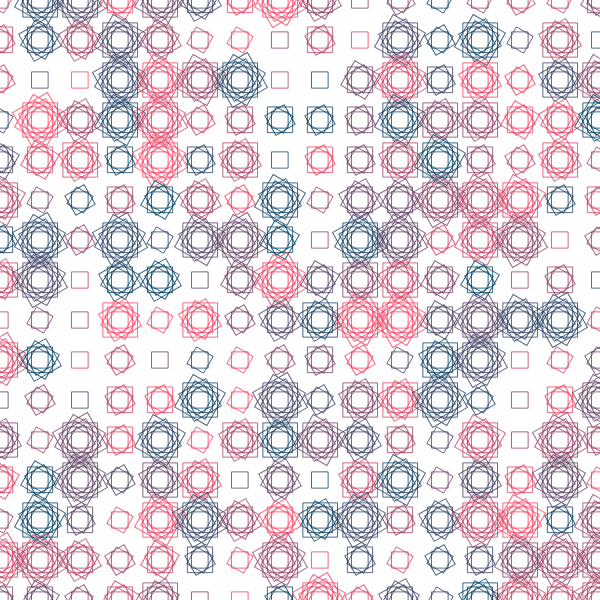
Frame 1 (no input)
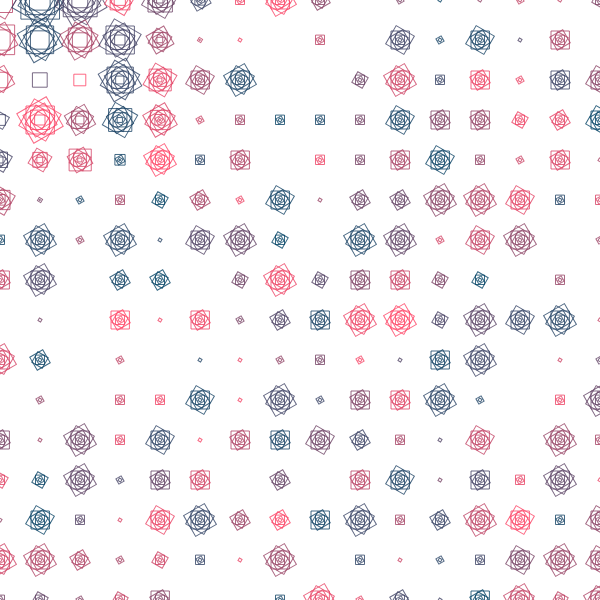
Frame 60 (no input)
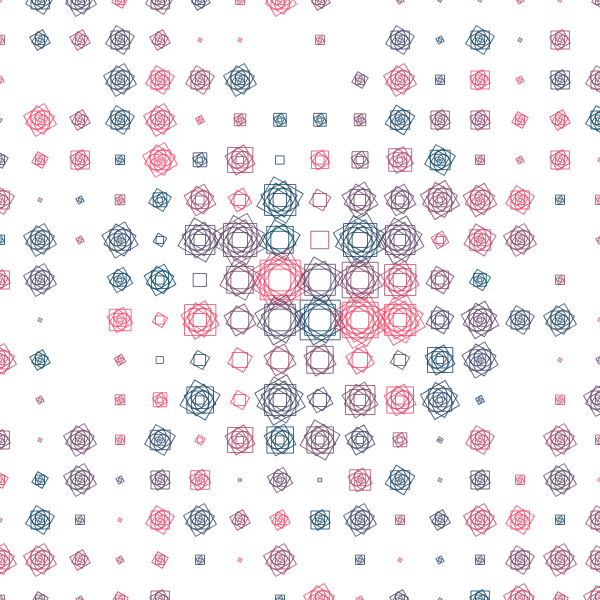
Frame 120 (the mouse pressed at the canvas centre since frame 60)

The p5.js sketch that drew these frames (run headless with seeded random() and noise() and a simulated clock; from frame 60 on, the mouse is pressed at the canvas centre):

// p5.js sketch
// ── sketch.js
//Declaramos un array de la clase "Modulo". Se hace igual que un array tradicional.
let modulos = [];

function setup() {
    createCanvas(600, 600); 
    rectMode(CENTER);
    
    //Este for loop bidimiensional los ordena en grilla. Apagar el de arriba al prender este para verlo mejor
    for (let i = 0; i < 20; ++i) {
      modulos[i]=[];
        for (let j = 0; j < 20; ++j) {
            //En este ejemplo, le pasamos solo valores random, pero esto se puede hacer en el orden que queramos
            modulos[i][j] = new Modulo(40 * i, 40 * j, 65, color(random(255), 65, 100, 200), floor(random(1, 10)));
            // modulos[i][j].vel = random( - 2,2);
        }
    }
}

function draw() {
    background(255);
    
    //Invocamos el metodo dibuja() de cada objeto
    for (let i = 0; i < modulos[0].length; ++i) {
        for (let j = 0; j < modulos[1].length; ++j) {
            modulos[i][j].dibuja();
            modulos[i][j].rota();
            let d = dist(mouseX, mouseY, modulos[i][j].posX, modulos[i][j].posY );
            modulos[i][j].tam = map(d,200,0,5,100);
            modulos[i][j].tam = constrain(modulos[i][j].tam, 0,100);
        }
    }
}

function mouseDragged() {
    
    //randomizar la velocidad de cada objeto al apretar el mouse dentro de ellos
    for (let i = 0; i < modulos[0].length; ++i) {
        for (let j = 0; j < modulos[1].length; ++j) {
            if (dist(modulos[i][j].posX, modulos[i][j].posY, mouseX, mouseY) < 15) {
                modulos[i][j].vel += 1;
                modulos[i][j].col = color(255,0,200,100); //tambi'en podemos cambiar una variable dentro de cada objeto, anteponiendo un punto "."
            }
        }
    }          
}
                

//CLASE BASICA

class Modulo {

    //Constructor
    constructor(x, y, t, c, n) {
        this.posX = x;
        this.posY = y;
        this.tam = t;
        this.col = c;
        this.nRepeticiones = n;
        this.rot = 0;
        this.vel = 0;
        
    }
    
    //Metodos. En este caso, solo tenemos 1 que dibuja
    dibuja() {
        
        fill(this.col);
        stroke(this.col);
        noFill();
        //Aca usamos la variable int "nRepeticiones" para la cantidad de vueltas del for loop.
        //Entonces cada objeto va a dibujar una cantidad de repeticiones dada por lo que venga del sketch principal
        for (let i = 0; i < this.nRepeticiones; ++i) {
            push();
            translate(this.posX, this.posY);
            rotate(radians(30*i + this.rot));
            rect(0,0, this.tam/4 + 3 * i, this.tam/4 + 3 * i );
            pop();
        }
    }
    
    //Aca inventamos otro metodo. Este hace que la posX tirite cuadro a cuadro. 
    tirita() {
        this.posX+= random(-1,1);
    }

    rota(){
        this.rot += this.vel;
    }
} 
                
                
